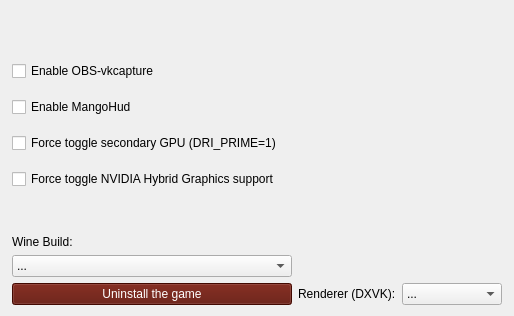
               <widget class="QWidget" name="tabmanagement">
                <attribute name="icon">
                 <iconset theme="preferences-system-symbolic">
                  <normaloff>.</normaloff>.</iconset>
                </attribute>
                <attribute name="title">
                 <string>Management</string>
                </attribute>
                <layout class="QGridLayout" name="gridLayout_3">
                 <item row="9" column="2">
                  <widget class="QLabel" name="labelrenderer">
                   <property name="sizePolicy">
                    <sizepolicy hsizetype="Minimum" vsizetype="Minimum">
                     <horstretch>0</horstretch>
                     <verstretch>0</verstretch>
                    </sizepolicy>
                   </property>
                   <property name="text">
                    <string>Renderer (DXVK):</string>
                   </property>
                  </widget>
                 </item>
                 <item row="5" column="1">
                  <widget class="QLabel" name="winebuildselectorlabel">
                   <property name="sizePolicy">
                    <sizepolicy hsizetype="Fixed" vsizetype="Minimum">
                     <horstretch>0</horstretch>
                     <verstretch>0</verstretch>
                    </sizepolicy>
                   </property>
                   <property name="text">
                    <string>Wine Build:</string>
                   </property>
                  </widget>
                 </item>
                 <item row="9" column="0">
                  <spacer name="horizontalSpacer_20">
                   <property name="orientation">
                    <enum>Qt::Horizontal</enum>
                   </property>
                   <property name="sizeType">
                    <enum>QSizePolicy::Minimum</enum>
                   </property>
                   <property name="sizeHint" stdset="0">
                    <size>
                     <width>1</width>
                     <height>20</height>
                    </size>
                   </property>
                  </spacer>
                 </item>
                 <item row="1" column="1">
                  <layout class="QVBoxLayout" name="verticalLayout_9">
                   <property name="topMargin">
                    <number>10</number>
                   </property>
                   <property name="rightMargin">
                    <number>10</number>
                   </property>
                   <item>
                    <widget class="QCheckBox" name="obsvkcapturecheck">
                     <property name="enabled">
                      <bool>true</bool>
                     </property>
                     <property name="sizePolicy">
                      <sizepolicy hsizetype="Minimum" vsizetype="MinimumExpanding">
                       <horstretch>0</horstretch>
                       <verstretch>0</verstretch>
                      </sizepolicy>
                     </property>
                     <property name="toolTip">
                      <string>&lt;html&gt;&lt;head/&gt;&lt;body&gt;&lt;p&gt;Enable support for OBS Studio vkcapture.&lt;/p&gt;&lt;p&gt;&lt;a href=&quot;https://github.com/nowrep/obs-vkcapture&quot;&gt;&lt;span style=&quot; text-decoration: underline; color:#007af4;&quot;&gt;https://github.com/nowrep/obs-vkcapture&lt;/span&gt;&lt;/a&gt;&lt;/p&gt;&lt;/body&gt;&lt;/html&gt;</string>
                     </property>
                     <property name="layoutDirection">
                      <enum>Qt::LeftToRight</enum>
                     </property>
                     <property name="autoFillBackground">
                      <bool>false</bool>
                     </property>
                     <property name="text">
                      <string>Enable OBS-vkcapture</string>
                     </property>
                     <property name="icon">
                      <iconset theme="video-display">
                       <normaloff>.</normaloff>.</iconset>
                     </property>
                    </widget>
                   </item>
                   <item>
                    <spacer name="verticalSpacer_17">
                     <property name="orientation">
                      <enum>Qt::Vertical</enum>
                     </property>
                     <property name="sizeType">
                      <enum>QSizePolicy::Fixed</enum>
                     </property>
                     <property name="sizeHint" stdset="0">
                      <size>
                       <width>20</width>
                       <height>10</height>
                      </size>
                     </property>
                    </spacer>
                   </item>
                   <item>
                    <widget class="QCheckBox" name="Usemangohud">
                     <property name="enabled">
                      <bool>true</bool>
                     </property>
                     <property name="sizePolicy">
                      <sizepolicy hsizetype="Minimum" vsizetype="MinimumExpanding">
                       <horstretch>0</horstretch>
                       <verstretch>0</verstretch>
                      </sizepolicy>
                     </property>
                     <property name="toolTip">
                      <string>&lt;html&gt;&lt;head/&gt;&lt;body&gt;&lt;p&gt;&amp;quot;A Vulkan and OpenGL overlay for monitoring FPS, temperatures, CPU/GPU load and more.&amp;quot;&lt;/p&gt;&lt;p&gt;&lt;a href=&quot;https://github.com/flightlessmango/MangoHud&quot;&gt;&lt;span style=&quot; text-decoration: underline; color:#007af4;&quot;&gt;https://github.com/flightlessmango/MangoHud&lt;/span&gt;&lt;/a&gt;&lt;/p&gt;&lt;/body&gt;&lt;/html&gt;</string>
                     </property>
                     <property name="layoutDirection">
                      <enum>Qt::LeftToRight</enum>
                     </property>
                     <property name="autoFillBackground">
                      <bool>false</bool>
                     </property>
                     <property name="text">
                      <string>Enable MangoHud</string>
                     </property>
                     <property name="icon">
                      <iconset theme="video-display">
                       <normaloff>.</normaloff>.</iconset>
                     </property>
                    </widget>
                   </item>
                   <item>
                    <spacer name="verticalSpacer_18">
                     <property name="orientation">
                      <enum>Qt::Vertical</enum>
                     </property>
                     <property name="sizeType">
                      <enum>QSizePolicy::Fixed</enum>
                     </property>
                     <property name="sizeHint" stdset="0">
                      <size>
                       <width>20</width>
                       <height>10</height>
                      </size>
                     </property>
                    </spacer>
                   </item>
                   <item>
                    <widget class="QCheckBox" name="Usedriprime">
                     <property name="enabled">
                      <bool>true</bool>
                     </property>
                     <property name="sizePolicy">
                      <sizepolicy hsizetype="Minimum" vsizetype="MinimumExpanding">
                       <horstretch>0</horstretch>
                       <verstretch>0</verstretch>
                      </sizepolicy>
                     </property>
                     <property name="layoutDirection">
                      <enum>Qt::LeftToRight</enum>
                     </property>
                     <property name="autoFillBackground">
                      <bool>false</bool>
                     </property>
                     <property name="text">
                      <string>Force toggle secondary GPU (DRI_PRIME=1)</string>
                     </property>
                     <property name="icon">
                      <iconset theme="video-display">
                       <normaloff>.</normaloff>.</iconset>
                     </property>
                    </widget>
                   </item>
                   <item>
                    <spacer name="verticalSpacer_19">
                     <property name="orientation">
                      <enum>Qt::Vertical</enum>
                     </property>
                     <property name="sizeType">
                      <enum>QSizePolicy::Fixed</enum>
                     </property>
                     <property name="sizeHint" stdset="0">
                      <size>
                       <width>20</width>
                       <height>10</height>
                      </size>
                     </property>
                    </spacer>
                   </item>
                   <item>
                    <widget class="QCheckBox" name="Usenvidiahybrid">
                     <property name="enabled">
                      <bool>true</bool>
                     </property>
                     <property name="sizePolicy">
                      <sizepolicy hsizetype="Minimum" vsizetype="MinimumExpanding">
                       <horstretch>0</horstretch>
                       <verstretch>0</verstretch>
                      </sizepolicy>
                     </property>
                     <property name="toolTip">
                      <string>&lt;html&gt;&lt;head/&gt;&lt;body&gt;&lt;p&gt;Only use this option if you are having problems,&lt;/p&gt;&lt;p&gt;In theory you should not need this option.&lt;/p&gt;&lt;/body&gt;&lt;/html&gt;</string>
                     </property>
                     <property name="layoutDirection">
                      <enum>Qt::LeftToRight</enum>
                     </property>
                     <property name="autoFillBackground">
                      <bool>false</bool>
                     </property>
                     <property name="text">
                      <string>Force toggle NVIDIA Hybrid Graphics support</string>
                     </property>
                     <property name="icon">
                      <iconset theme="video-display">
                       <normaloff>.</normaloff>.</iconset>
                     </property>
                    </widget>
                   </item>
                  </layout>
                 </item>
                 <item row="6" column="1">
                  <widget class="QComboBox" name="winebuildcombobox">
                   <property name="sizePolicy">
                    <sizepolicy hsizetype="Preferred" vsizetype="Preferred">
                     <horstretch>0</horstretch>
                     <verstretch>0</verstretch>
                    </sizepolicy>
                   </property>
                   <property name="toolTip">
                    <string>&lt;html&gt;&lt;head/&gt;&lt;body&gt;&lt;p&gt;You dont need to reinstall every time, the last build downloaded will be used (or the default one)&lt;/p&gt;&lt;/body&gt;&lt;/html&gt;</string>
                   </property>
                   <item>
                    <property name="text">
                     <string>...</string>
                    </property>
                   </item>
                  </widget>
                 </item>
                 <item row="9" column="1">
                  <layout class="QHBoxLayout" name="horizontalLayout_7">
                   <item>
                    <widget class="QPushButton" name="uninstallLeaguebutton">
                     <property name="sizePolicy">
                      <sizepolicy hsizetype="MinimumExpanding" vsizetype="Preferred">
                       <horstretch>0</horstretch>
                       <verstretch>0</verstretch>
                      </sizepolicy>
                     </property>
                     <property name="palette">
                      <palette>
                       <active>
                        <colorrole role="WindowText">
                         <brush brushstyle="SolidPattern">
                          <color alpha="255">
                           <red>255</red>
                           <green>255</green>
                           <blue>255</blue>
                          </color>
                         </brush>
                        </colorrole>
                        <colorrole role="Button">
                         <brush brushstyle="SolidPattern">
                          <color alpha="255">
                           <red>93</red>
                           <green>13</green>
                           <blue>2</blue>
                          </color>
                         </brush>
                        </colorrole>
                        <colorrole role="Light">
                         <brush brushstyle="SolidPattern">
                          <color alpha="255">
                           <red>139</red>
                           <green>19</green>
                           <blue>3</blue>
                          </color>
                         </brush>
                        </colorrole>
                        <colorrole role="Midlight">
                         <brush brushstyle="SolidPattern">
                          <color alpha="255">
                           <red>116</red>
                           <green>16</green>
                           <blue>2</blue>
                          </color>
                         </brush>
                        </colorrole>
                        <colorrole role="Dark">
                         <brush brushstyle="SolidPattern">
                          <color alpha="255">
                           <red>46</red>
                           <green>6</green>
                           <blue>1</blue>
                          </color>
                         </brush>
                        </colorrole>
                        <colorrole role="Mid">
                         <brush brushstyle="SolidPattern">
                          <color alpha="255">
                           <red>62</red>
                           <green>9</green>
                           <blue>1</blue>
                          </color>
                         </brush>
                        </colorrole>
                        <colorrole role="Text">
                         <brush brushstyle="SolidPattern">
                          <color alpha="255">
                           <red>255</red>
                           <green>255</green>
                           <blue>255</blue>
                          </color>
                         </brush>
                        </colorrole>
                        <colorrole role="BrightText">
                         <brush brushstyle="SolidPattern">
                          <color alpha="255">
                           <red>255</red>
                           <green>255</green>
                           <blue>255</blue>
                          </color>
                         </brush>
                        </colorrole>
                        <colorrole role="ButtonText">
                         <brush brushstyle="SolidPattern">
                          <color alpha="255">
                           <red>255</red>
                           <green>255</green>
                           <blue>255</blue>
                          </color>
                         </brush>
                        </colorrole>
                        <colorrole role="Base">
                         <brush brushstyle="SolidPattern">
                          <color alpha="255">
                           <red>0</red>
                           <green>0</green>
                           <blue>0</blue>
                          </color>
                         </brush>
                        </colorrole>
                        <colorrole role="Window">
                         <brush brushstyle="SolidPattern">
                          <color alpha="255">
                           <red>93</red>
                           <green>13</green>
                           <blue>2</blue>
                          </color>
                         </brush>
                        </colorrole>
                        <colorrole role="Shadow">
                         <brush brushstyle="SolidPattern">
                          <color alpha="255">
                           <red>0</red>
                           <green>0</green>
                           <blue>0</blue>
                          </color>
                         </brush>
                        </colorrole>
                        <colorrole role="AlternateBase">
                         <brush brushstyle="SolidPattern">
                          <color alpha="255">
                           <red>46</red>
                           <green>6</green>
                           <blue>1</blue>
                          </color>
                         </brush>
                        </colorrole>
                        <colorrole role="ToolTipBase">
                         <brush brushstyle="SolidPattern">
                          <color alpha="255">
                           <red>255</red>
                           <green>255</green>
                           <blue>220</blue>
                          </color>
                         </brush>
                        </colorrole>
                        <colorrole role="ToolTipText">
                         <brush brushstyle="SolidPattern">
                          <color alpha="255">
                           <red>0</red>
                           <green>0</green>
                           <blue>0</blue>
                          </color>
                         </brush>
                        </colorrole>
                        <colorrole role="PlaceholderText">
                         <brush brushstyle="SolidPattern">
                          <color alpha="128">
                           <red>255</red>
                           <green>255</green>
                           <blue>255</blue>
                          </color>
                         </brush>
                        </colorrole>
                       </active>
                       <inactive>
                        <colorrole role="WindowText">
                         <brush brushstyle="SolidPattern">
                          <color alpha="255">
                           <red>255</red>
                           <green>255</green>
                           <blue>255</blue>
                          </color>
                         </brush>
                        </colorrole>
                        <colorrole role="Button">
                         <brush brushstyle="SolidPattern">
                          <color alpha="255">
                           <red>93</red>
                           <green>13</green>
                           <blue>2</blue>
                          </color>
                         </brush>
                        </colorrole>
                        <colorrole role="Light">
                         <brush brushstyle="SolidPattern">
                          <color alpha="255">
                           <red>139</red>
                           <green>19</green>
                           <blue>3</blue>
                          </color>
                         </brush>
                        </colorrole>
                        <colorrole role="Midlight">
                         <brush brushstyle="SolidPattern">
                          <color alpha="255">
                           <red>116</red>
                           <green>16</green>
                           <blue>2</blue>
                          </color>
                         </brush>
                        </colorrole>
                        <colorrole role="Dark">
                         <brush brushstyle="SolidPattern">
                          <color alpha="255">
                           <red>46</red>
                           <green>6</green>
                           <blue>1</blue>
                          </color>
                         </brush>
                        </colorrole>
                        <colorrole role="Mid">
                         <brush brushstyle="SolidPattern">
                          <color alpha="255">
                           <red>62</red>
                           <green>9</green>
                           <blue>1</blue>
                          </color>
                         </brush>
                        </colorrole>
                        <colorrole role="Text">
                         <brush brushstyle="SolidPattern">
                          <color alpha="255">
                           <red>255</red>
                           <green>255</green>
                           <blue>255</blue>
                          </color>
                         </brush>
                        </colorrole>
                        <colorrole role="BrightText">
                         <brush brushstyle="SolidPattern">
                          <color alpha="255">
                           <red>255</red>
                           <green>255</green>
                           <blue>255</blue>
                          </color>
                         </brush>
                        </colorrole>
                        <colorrole role="ButtonText">
                         <brush brushstyle="SolidPattern">
                          <color alpha="255">
                           <red>255</red>
                           <green>255</green>
                           <blue>255</blue>
                          </color>
                         </brush>
                        </colorrole>
                        <colorrole role="Base">
                         <brush brushstyle="SolidPattern">
                          <color alpha="255">
                           <red>0</red>
                           <green>0</green>
                           <blue>0</blue>
                          </color>
                         </brush>
                        </colorrole>
                        <colorrole role="Window">
                         <brush brushstyle="SolidPattern">
                          <color alpha="255">
                           <red>93</red>
                           <green>13</green>
                           <blue>2</blue>
                          </color>
                         </brush>
                        </colorrole>
                        <colorrole role="Shadow">
                         <brush brushstyle="SolidPattern">
                          <color alpha="255">
                           <red>0</red>
                           <green>0</green>
                           <blue>0</blue>
                          </color>
                         </brush>
                        </colorrole>
                        <colorrole role="AlternateBase">
                         <brush brushstyle="SolidPattern">
                          <color alpha="255">
                           <red>46</red>
                           <green>6</green>
                           <blue>1</blue>
                          </color>
                         </brush>
                        </colorrole>
                        <colorrole role="ToolTipBase">
                         <brush brushstyle="SolidPattern">
                          <color alpha="255">
                           <red>255</red>
                           <green>255</green>
                           <blue>220</blue>
                          </color>
                         </brush>
                        </colorrole>
                        <colorrole role="ToolTipText">
                         <brush brushstyle="SolidPattern">
                          <color alpha="255">
                           <red>0</red>
                           <green>0</green>
                           <blue>0</blue>
                          </color>
                         </brush>
                        </colorrole>
                        <colorrole role="PlaceholderText">
                         <brush brushstyle="SolidPattern">
                          <color alpha="128">
                           <red>255</red>
                           <green>255</green>
                           <blue>255</blue>
                          </color>
                         </brush>
                        </colorrole>
                       </inactive>
                       <disabled>
                        <colorrole role="WindowText">
                         <brush brushstyle="SolidPattern">
                          <color alpha="255">
                           <red>46</red>
                           <green>6</green>
                           <blue>1</blue>
                          </color>
                         </brush>
                        </colorrole>
                        <colorrole role="Button">
                         <brush brushstyle="SolidPattern">
                          <color alpha="255">
                           <red>93</red>
                           <green>13</green>
                           <blue>2</blue>
                          </color>
                         </brush>
                        </colorrole>
                        <colorrole role="Light">
                         <brush brushstyle="SolidPattern">
                          <color alpha="255">
                           <red>139</red>
                           <green>19</green>
                           <blue>3</blue>
                          </color>
                         </brush>
                        </colorrole>
                        <colorrole role="Midlight">
                         <brush brushstyle="SolidPattern">
                          <color alpha="255">
                           <red>116</red>
                           <green>16</green>
                           <blue>2</blue>
                          </color>
                         </brush>
                        </colorrole>
                        <colorrole role="Dark">
                         <brush brushstyle="SolidPattern">
                          <color alpha="255">
                           <red>46</red>
                           <green>6</green>
                           <blue>1</blue>
                          </color>
                         </brush>
                        </colorrole>
                        <colorrole role="Mid">
                         <brush brushstyle="SolidPattern">
                          <color alpha="255">
                           <red>62</red>
                           <green>9</green>
                           <blue>1</blue>
                          </color>
                         </brush>
                        </colorrole>
                        <colorrole role="Text">
                         <brush brushstyle="SolidPattern">
                          <color alpha="255">
                           <red>46</red>
                           <green>6</green>
                           <blue>1</blue>
                          </color>
                         </brush>
                        </colorrole>
                        <colorrole role="BrightText">
                         <brush brushstyle="SolidPattern">
                          <color alpha="255">
                           <red>255</red>
                           <green>255</green>
                           <blue>255</blue>
                          </color>
                         </brush>
                        </colorrole>
                        <colorrole role="ButtonText">
                         <brush brushstyle="SolidPattern">
                          <color alpha="255">
                           <red>46</red>
                           <green>6</green>
                           <blue>1</blue>
                          </color>
                         </brush>
                        </colorrole>
                        <colorrole role="Base">
                         <brush brushstyle="SolidPattern">
                          <color alpha="255">
                           <red>93</red>
                           <green>13</green>
                           <blue>2</blue>
                          </color>
                         </brush>
                        </colorrole>
                        <colorrole role="Window">
                         <brush brushstyle="SolidPattern">
                          <color alpha="255">
                           <red>93</red>
                           <green>13</green>
                           <blue>2</blue>
                          </color>
                         </brush>
                        </colorrole>
                        <colorrole role="Shadow">
                         <brush brushstyle="SolidPattern">
                          <color alpha="255">
                           <red>0</red>
                           <green>0</green>
                           <blue>0</blue>
                          </color>
                         </brush>
                        </colorrole>
                        <colorrole role="AlternateBase">
                         <brush brushstyle="SolidPattern">
                          <color alpha="255">
                           <red>93</red>
                           <green>13</green>
                           <blue>2</blue>
                          </color>
                         </brush>
                        </colorrole>
                        <colorrole role="ToolTipBase">
                         <brush brushstyle="SolidPattern">
                          <color alpha="255">
                           <red>255</red>
                           <green>255</green>
                           <blue>220</blue>
                          </color>
                         </brush>
                        </colorrole>
                        <colorrole role="ToolTipText">
                         <brush brushstyle="SolidPattern">
                          <color alpha="255">
                           <red>0</red>
                           <green>0</green>
                           <blue>0</blue>
                          </color>
                         </brush>
                        </colorrole>
                        <colorrole role="PlaceholderText">
                         <brush brushstyle="SolidPattern">
                          <color alpha="128">
                           <red>255</red>
                           <green>255</green>
                           <blue>255</blue>
                          </color>
                         </brush>
                        </colorrole>
                       </disabled>
                      </palette>
                     </property>
                     <property name="toolTip">
                      <string>&lt;html&gt;&lt;head/&gt;&lt;body&gt;&lt;p&gt;This removes the game completely.&lt;/p&gt;&lt;p&gt;&lt;br/&gt;&lt;/p&gt;&lt;p&gt;WARNING:&lt;/p&gt;&lt;p&gt;No window asking for confirmation will appear&lt;/p&gt;&lt;/body&gt;&lt;/html&gt;</string>
                     </property>
                     <property name="autoFillBackground">
                      <bool>false</bool>
                     </property>
                     <property name="text">
                      <string>Uninstall the game</string>
                     </property>
                     <property name="icon">
                      <iconset theme="edit-delete">
                       <normaloff>.</normaloff>.</iconset>
                     </property>
                     <property name="checkable">
                      <bool>false</bool>
                     </property>
                    </widget>
                   </item>
                  </layout>
                 </item>
                 <item row="2" column="1">
                  <spacer name="verticalSpacer_2">
                   <property name="orientation">
                    <enum>Qt::Vertical</enum>
                   </property>
                   <property name="sizeHint" stdset="0">
                    <size>
                     <width>20</width>
                     <height>40</height>
                    </size>
                   </property>
                  </spacer>
                 </item>
                 <item row="9" column="3">
                  <widget class="QComboBox" name="rendererCombobox">
                   <property name="enabled">
                    <bool>true</bool>
                   </property>
                   <property name="sizePolicy">
                    <sizepolicy hsizetype="Fixed" vsizetype="Fixed">
                     <horstretch>0</horstretch>
                     <verstretch>0</verstretch>
                    </sizepolicy>
                   </property>
                   <property name="maximumSize">
                    <size>
                     <width>100</width>
                     <height>50</height>
                    </size>
                   </property>
                   <property name="toolTip">
                    <string>You dont need to reinstall every time.</string>
                   </property>
                   <item>
                    <property name="text">
                     <string>...</string>
                    </property>
                   </item>
                   <item>
                    <property name="text">
                     <string>DXVK 2.3</string>
                    </property>
                   </item>
                   <item>
                    <property name="text">
                     <string>DXVK 2.2</string>
                    </property>
                   </item>
                   <item>
                    <property name="text">
                     <string>DXVK 2.1</string>
                    </property>
                   </item>
                   <item>
                    <property name="text">
                     <string>DXVK 1.10.3</string>
                    </property>
                   </item>
                  </widget>
                 </item>
                 <item row="9" column="4">
                  <spacer name="horizontalSpacer_21">
                   <property name="orientation">
                    <enum>Qt::Horizontal</enum>
                   </property>
                   <property name="sizeType">
                    <enum>QSizePolicy::Minimum</enum>
                   </property>
                   <property name="sizeHint" stdset="0">
                    <size>
                     <width>1</width>
                     <height>20</height>
                    </size>
                   </property>
                  </spacer>
                 </item>
                 <item row="0" column="1">
                  <spacer name="verticalSpacer_4">
                   <property name="orientation">
                    <enum>Qt::Vertical</enum>
                   </property>
                   <property name="sizeHint" stdset="0">
                    <size>
                     <width>20</width>
                     <height>40</height>
                    </size>
                   </property>
                  </spacer>
                 </item>
                </layout>
               </widget>
